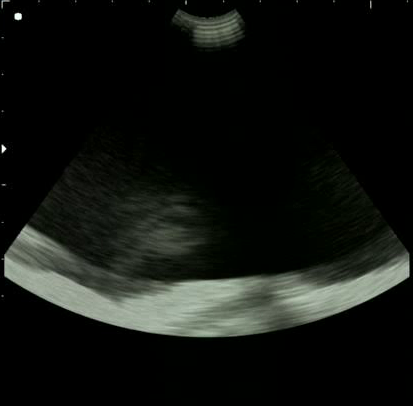
#> input picture final_1/input/cropped_frame_idx_50.png, 413 x 406 px, found by its file name
$ python proba.py
#> lines starting #> are read from the running program, lines starting #| are printed output that depends on the picture; after the words box and inside, x2 and y2 are one past the last pixel; in counts of white or black regions, pixels touching at a corner belong together; long printed decimals are rounded
### final_1/transform_project.py
import os
import numpy as np
import scipy.signal
import math as m
from PIL import Image
import matplotlib.pyplot as plt

def convert_to_grayscale(image):
    return np.array(image.convert("L"))


def detect_cm_marks(gray_array):
    def find(line):
        marks, prev = [], False
        for i, val in enumerate(line):
            curr = val > 10
            dist = True
            if marks: dist = i - marks[-1] > 10
            if curr and not prev and dist:
                marks.append(i)
            prev = curr
#> this loop made 406 passes
#> (val, curr, dist, prev) on passes 1 to 8: (124, True, True, True), (174, True, False, True), (138, True, False, True), (129, True, False, True), (132, True, False, True), (134, True, False, True), (141, True, False, True), (110, True, False, True)
#> after the loop, marks = [0, 37, 72, 110, 144, 184, 221, 254, 294]
        print(marks)
#| [0, 37, 72, 110, 144, 184, 221, 254, 294]
        return marks

    rows = find(gray_array[:,2])
#> rows = [0, 37, 72, 110, 144, 184, 221, 254, 294]
    cols = find(gray_array[2])
#> the loop in find (call 2), `for i, val in enumerate(line):` made 413 passes
#> (val, curr, dist, prev) on passes 1 to 8: (1, False, True, False), (85, True, True, True), (138, True, False, True), (7, False, False, False), (0, False, False, False), (0, False, False, False), (0, False, False, False), (0, False, False, False)
#| [1, 38, 71, 112, 148, 184, 223, 259, 296, 333, 370, 407]
    d = ((rows[-1] - rows[1]) + (cols[-1] - cols[1])) / (len(rows) + len(cols) - 4)
    print(d)
#| 36.824

    return d, rows, cols


def clean_image(gray_array):
    idx = np.where(np.sum(gray_array, axis=1) < 500)[0][0]
    img = gray_array[idx:, 6:].astype(float)
    img[(img > 200) | (img < 5)] = 0
    img[:100,:100], img[:100,-100:] = 0, 0
#> img: shape (398, 407) float64; min 0, max 196, mean 20.2

    return img, idx


def calculate_geometry(temp, d, alpha):
    row = np.where(np.sum(temp, axis = 1) > 200)[0][0]
    peaks = scipy.signal.find_peaks(temp[row], distance=50)[0]
    cln = peaks[abs(peaks) <= len(temp[0]) * 4 / 5]
    d_cm = abs(cln[0] - cln[1]) / (2 * d)
    offset_cm = d_cm / m.sin(alpha)
    r = np.where(temp[:, int(cln[0] + abs(cln[0] - cln[1]) / 2)] > 0)[0]

    return offset_cm * d, r[-1] - r[0], offset_cm, (r[-1] - r[0]) / d, r[0]


def compute_coordinate_grid(offset_cm, r_cm, d, temp, offset_px, first, alpha_deg, res):
    rows = np.arange(int(offset_cm*res), int(offset_cm*res + r_cm*res))[:, None]
    cols = np.linspace(-alpha_deg, alpha_deg, len(rows))
    Th = cols * m.pi / 180
    X, Y = np.sin(Th) * rows, np.cos(Th) * rows

    return X / res * d + temp.shape[1]/2, Y / res * d - (offset_px - first)


def trilinear_interpolation(X, Y, temp):
    X = np.clip(X, 0, temp.shape[0]-2)
    Y = np.clip(Y, 0, temp.shape[1]-2)

    Xl = np.floor(X).astype(int)
    Xr = Xl + 1
    Yt = np.floor(Y).astype(int)
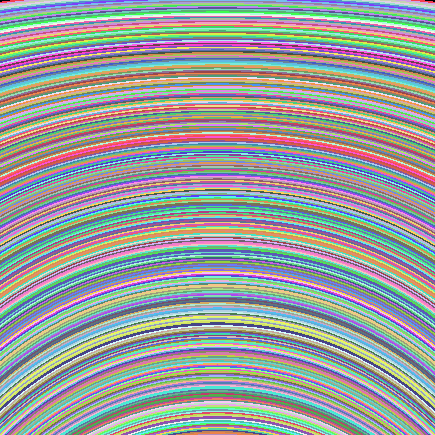
#> Yt: shape (435, 435) int64; 329 distinct labels, from 0 to 328; one colour per label, 0 black
    Yb = Yt + 1
#> Yb: shape (435, 435) int64; 329 distinct labels, from 1 to 329

    dx = X - Xl
    dy = Y - Yt
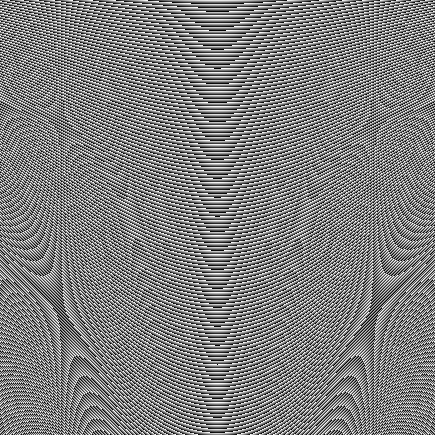
#> dy: shape (435, 435) float64; min 1.52e-06, max 1, mean 0.5

    intensity = (
        (1 - dx) * (1 - dy) * temp[Yt, Xl] +
        (dx * (1 - dy)) * temp[Yt, Xr] +
        (1 - dx) * dy * temp[Yb, Xl] +
        (dx * dy) * temp[Yb, Xr]
    )
#| 8.717 1.302

    return np.clip(intensity, 0, 255)


def transform(path, alpha_deg, res):
    gray = convert_to_grayscale(Image.open(path))
    d, rows, cols = detect_cm_marks(gray)
    #alpha_deg = 31.5
    alpha = alpha_deg/180*m.pi
    temp, gray_idx = clean_image(gray)
    offset_px, r_px, offset_cm, r_cm, first = calculate_geometry(temp, d, alpha)

    X, Y = compute_coordinate_grid(offset_cm, r_cm, d, temp, offset_px, first, alpha_deg, res)
    intensity = trilinear_interpolation(X, Y, temp)

    depth = r_px / d

    return intensity, depth, offset_cm


# [2 lines that do not run on import are left out]

### final_1/masking.py
import cv2
import numpy as np

def mask(image, top_percent=0.93, top_margin=5, apply_closing=True):

#> called with top_percent = 0.93, top_margin = 5, apply_closing = True
    hist, bins = np.histogram(image.flatten(), bins=256, range=[0, 256])
    cdf = hist.cumsum()
    cdf_normalized = cdf / float(cdf[-1])

    threshold_idx = np.where(cdf_normalized >= top_percent)[0]
    threshold_value = threshold_idx[0] if threshold_idx.size > 0 else 255

    mask = (image >= threshold_value).astype(np.uint8) * 255
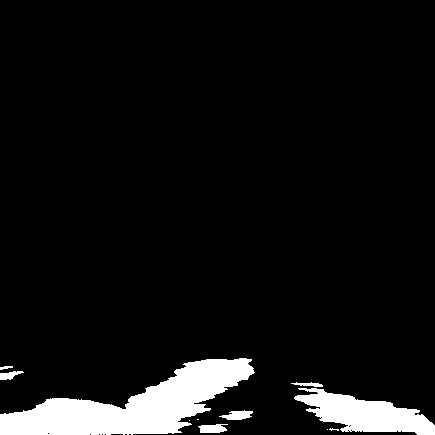
#> mask: shape (435, 435); 7.1% white; 11 white regions (4 under 20 px), largest, box (x1, y1, x2, y2) and area: (0, 358, 255, 435) 9141, (294, 388, 435, 435) 3533, (219, 410, 253, 420) 212

    if apply_closing:
        kernel = cv2.getStructuringElement(cv2.MORPH_ELLIPSE, (2,2))
        mask = cv2.morphologyEx(mask, cv2.MORPH_CLOSE, kernel)
#> mask: shape (435, 435); 7% white; 7 white regions (1 under 20 px), largest, box (x1, y1, x2, y2) and area: (0, 359, 255, 435) 9069, (292, 383, 435, 435) 3634, (220, 411, 254, 421) 213, (199, 425, 228, 434) 207, (0, 372, 24, 381) 129, (0, 367, 14, 371) 34

    num_labels, labels, stats, _ = cv2.connectedComponentsWithStats(mask, connectivity=8)
#> labels: shape (435, 435) int32; 8 distinct labels, from 0 to 7

    for i in range(1, num_labels):
        if stats[i][1] < top_margin:
            mask[labels == i] = 0

    height, width = mask.shape
    contour_mask = np.zeros_like(mask)
    for col in range(width):
        white_indices = np.where(mask[:, col] == 255)[0]
        if white_indices.size > 0:
            contour_mask[white_indices[0], col] = 255
#> contour_mask: shape (435, 435); 0.21% white in thin lines or dots, all inside (x1, y1, x2, y2) = (0, 359, 435, 426)

    dilation_kernel = cv2.getStructuringElement(cv2.MORPH_RECT, (3,3))
    dilated_mask = cv2.dilate(contour_mask, dilation_kernel, iterations=1)
#> dilated_mask: shape (435, 435); 0.77% white; 12 white regions (2 under 20 px), largest, box (x1, y1, x2, y2) and area: (23, 398, 127, 414) 365, (323, 389, 422, 413) 339, (183, 358, 254, 366) 229
    smooth_mask = cv2.GaussianBlur(dilated_mask, (5,5), 0)
    smooth_mask[dilated_mask == 255] = 255
#> smooth_mask: shape (435, 435); min 0, max 255, mean 2.4
    smooth_mask_normalized = smooth_mask.astype(np.float32) / 255.0
    masked_image = (image.astype(np.float32) * smooth_mask_normalized).astype(np.uint8)

    return masked_image

### final_1/transform_back_project.py
import matplotlib.pyplot as plt
import numpy as np
from typing import Tuple

def read_png(path):
    img = plt.imread(path)
    return img

# [4 lines left out: function read_png_colored, not called in this run]


class VolumeTransformer:
    def __init__(self, frame_width: int, frame_depth: int, depth: float, thetas: Tuple[float, float],offset: float, resolution: float, straighten_volume=False):
        """
        Initializes the TransformVolume object.

        Args:
            frame_width (int): The width of the frame.
            frame_height (int): The height of the frame.
            frame_depth (int): The depth of the frame.
            depth (float): Depth of the frustum.
            thetas (Tuple[float, float]): The range of theta values.
            phis (Tuple[float, float]): The range of phi values.
            offset (float): The offset value between the top of the frame and the US source.
            resolution (float): The resolution value that could be used to upscale or downscale the output volume.
            straighten_volume (bool, optional): If this is set to True, the volume will be straightened. Defaults to False.
        """
        self.depth = depth
        self.thetas = thetas
        if straighten_volume:
            self.thetas = np.array([-abs(thetas[1]-thetas[0])/2, abs(thetas[1]-thetas[0])/2])
        self.offset = offset
        self.resolution = resolution

        self.frame_width, self.frame_depth = frame_width, frame_depth
        self.frame_THETA = np.linspace(self.thetas[0], self.thetas[1], self.frame_width)
        self.frame_R = np.linspace(offset, depth+offset, self.frame_depth)

        self.create_image_volume()
        self.find_nearest()

    def transform_spherical_to_cartesian(self,R: np.ndarray, THETA: np.ndarray) -> Tuple[np.ndarray, np.ndarray]:
        """
        Transforms spherical coordinates to Cartesian coordinates.

        Args:
            R (np.ndarray): Array of radial distances.
            THETA (np.ndarray): Array of polar angles.

        Returns:
            Tuple[np.ndarray, np.ndarray, np.ndarray]: Tuple containing the X, Y, and Z coordinates in Cartesian space.

        All parameters and return values have dr x dtheta x dphi dimensions
        """

        Z = np.cos(THETA)*R
        X = np.sin(THETA)*R

        return X, Z

    def transform_cartesian_to_spherical(self, X: np.ndarray, Z: np.ndarray) -> Tuple[np.ndarray, np.ndarray]:
        """
        Transforms Cartesian coordinates to spherical coordinates.

        Parameters:
        X (np.ndarray): Array of X coordinates.
        Y (np.ndarray): Array of Y coordinates.
        Z (np.ndarray): Array of Z coordinates.

        Returns:
        Tuple[np.ndarray, np.ndarray, np.ndarray]: Tuple containing the transformed R, THETA, and PHI coordinates.

        All parameters and return values have dr x dtheta x dphi dimensions
        """

        R = np.sqrt(X**2  + Z**2)
        THETA = np.zeros(R.shape)
        THETA[R>0] = np.arcsin(X[R>0]/R[R>0])

        return R, THETA

    def create_image_volume(self):
        """
        Create the cartesian and equivalent spherical coordinates of the image volume, and a mask for the cone of interest
        """

        R, THETA = np.meshgrid(self.frame_R, self.frame_THETA,  indexing='ij')
        X, Z = self.transform_spherical_to_cartesian(R, THETA)
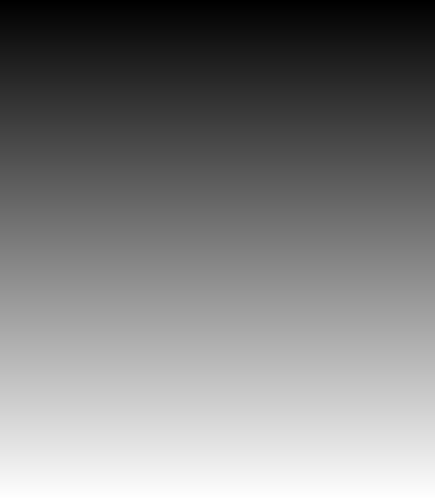
#> R: shape (499, 435) float64; min 0, max 8.72, mean 4.36; drawn with min black and max white
        x_min = np.min(X)
        x_max = np.max(X)
        z_max = np.max(Z)

        x_len = int(np.ceil((x_max-x_min)/self.resolution+1))
        z_len = int(np.ceil(z_max/self.resolution+1))

        X = np.linspace(x_min, x_max, x_len)
        X = np.tile(X, (z_len, 1)).T
        Z = np.linspace(0, z_max, z_len)
        Z = np.tile(Z, (x_len, 1))

        R, THETA = self.transform_cartesian_to_spherical(X,Z)
#> in transform_cartesian_to_spherical, `THETA[R>0] = np.arcsin(X[R>0]/R[R>0])`:
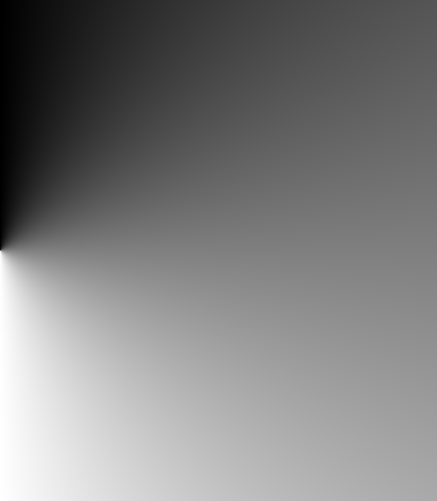
#> THETA: shape (1002, 873) float64 (shown at 1/2 size); min -1.57, max 1.57, mean -1.27e-16; drawn with min black and max white
#> X: shape (1002, 873) float64

        THETA_small = (THETA < np.min(self.thetas))#-0.05)
        THETA_large = (THETA > np.max(self.thetas))#+0.025)
        R_large = (R > self.depth+self.offset)
#> R_large: shape (1002, 873) bool; 5.9% white; 1 white region, box (x1, y1, x2, y2) and area: (715, 0, 873, 1002) 51236

        cone_mask = (THETA_small | THETA_large | R_large)
#> cone_mask: shape (1002, 873) bool; 46.9% white; 1 white region, box (x1, y1, x2, y2) and area: (0, 0, 873, 1002) 409960

        self.image_shape = X.shape
        self.image_R = R[cone_mask == False]
        self.image_THETA = THETA[cone_mask == False]
        self.cone_mask_indices = np.where(cone_mask == False)

    def find_nearest(self):
        """
        Find the 4 nearest indices and values for the trilinear interpolation, and assing a weight to each value
        """

        dR = np.mean(np.diff(self.frame_R))
        dTHETA = np.mean(np.diff(self.frame_THETA))

        THETA_l_ind = np.floor((self.image_THETA - self.frame_THETA[0])/dTHETA).astype(int)
        THETA_l_ind[THETA_l_ind < 0] = 0
        THETA_l_ind[THETA_l_ind >= self.frame_width-1] = self.frame_width-2
        THETA_l_val = self.frame_THETA[THETA_l_ind]
        THETA_r_ind = THETA_l_ind + 1
        THETA_r_val = self.frame_THETA[THETA_r_ind]

        R_l_ind = np.floor((self.image_R - self.frame_R[0])/dR).astype(int)
        R_l_ind[R_l_ind < 0] = 0
        R_l_ind[R_l_ind >= self.frame_depth-1] = self.frame_depth-2
        R_l_val = self.frame_R[R_l_ind]
        R_r_ind = R_l_ind + 1
        R_r_val = self.frame_R[R_r_ind]

        left_Theta = self.image_THETA - THETA_l_val
        right_Theta = THETA_r_val - self.image_THETA
        R_m = -(2*self.image_R*(np.cos(right_Theta)-np.cos(left_Theta))) / (np.power(2*np.sin((THETA_r_val - THETA_l_val)/2),2)*(np.sin(right_Theta) - np.sin(left_Theta))/(np.sin(right_Theta) + np.sin(left_Theta)))
        R_m[np.cos(right_Theta)==np.cos(left_Theta)] = self.image_R[np.cos(right_Theta)==np.cos(left_Theta)]/np.cos(dTHETA/2)
        self.THETA_l_ind = THETA_l_ind
        self.THETA_r_ind = THETA_r_ind
        self.R_l_ind = R_l_ind
        self.R_r_ind = R_r_ind

        self.w1 = (R_r_val - R_m)/(R_r_val - R_l_val)
        self.w2 = 1 - self.w1
        w3_a = np.sin(right_Theta)
        w3_b = np.sin(left_Theta)
        self.w3 = w3_a/(w3_a + w3_b)
        self.w4 = 1 - self.w3


    def trilinear_interpolation(self,frame: np.ndarray) -> np.ndarray:
        """
        Perform trilinear interpolation on the input frame using the 8 neighrest indices and the corresponding weights.
        """

        A = frame[self.THETA_l_ind,  self.R_l_ind]
        B = frame[self.THETA_r_ind,  self.R_l_ind]
        C = frame[self.THETA_r_ind,  self.R_l_ind]
        D = frame[self.THETA_r_ind,  self.R_r_ind]

        interpolated_frame = np.zeros(self.image_shape)
        to_fill = self.w1*(self.w3*A + self.w4*B) + self.w2*(self.w3*C + self.w4*D)
        interpolated_frame[self.cone_mask_indices] = to_fill
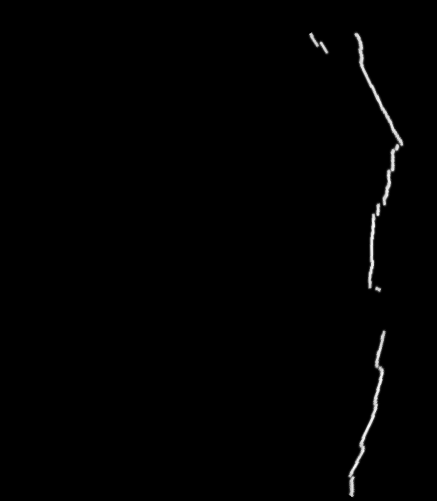
#> interpolated_frame: shape (1002, 873) float64 (shown at 1/2 size); min -0.000776, max 177.8, mean 1.2; drawn with min black and max white

        return interpolated_frame


def interp_img(frame, depth, alpha, offset_frame, offset=0, resolution=0.01):
    """
    Interpolates the image using the VolumeTransformer class.

    Args:
        path (str): Path to the image file.
        depth (float): Depth of the frustum.
        thetas (Tuple[float, float]): The range of theta values.
        alpha (float): Half angle of the ultrasound device in radians.
        offset (float): Offset value between the top of the frame and the US source.
        offset_frame (float): Offset value for the frame.
        resolution (float): Resolution value for upscaling or downscaling.

    Returns:
        np.ndarray: Interpolated frame.
    """
    thetas = (-alpha, alpha)
    offset = 0

    # Read and process the image
    frame = frame.T
    frame_width, frame_depth = frame.shape

    # Create padded frame
    offset_row = int(frame_depth / depth * offset_frame)
    padded_frame = np.zeros((frame_width, offset_row + frame_depth))
    padded_frame[:, offset_row:] = frame[:, :]

    # Update depth
    frame = padded_frame
    frame_depth = frame.shape[1]  # must match actual depth now

    # Pass correct dimensions
    transformer = VolumeTransformer(frame_width, frame_depth, depth, thetas, offset, resolution, straighten_volume=True)

    interpolated_frame = transformer.trilinear_interpolation(frame.astype(np.float32))

    return interpolated_frame.T


# [2 lines that do not run on import are left out]

### final_1/proba.py
from transform_back_project import interp_img
from transform_project import transform
from masking import mask
import numpy as np
import matplotlib.pyplot as plt


path = "input\\cropped_frame_idx_50.png"
alpha_deg = 35
resolution = 50


alpha_rad = alpha_deg/180*np.pi

transformed_image, depth, offset = transform(path, alpha_deg, resolution)
print(depth, offset)
plt.imshow(transformed_image, cmap="gray")
plt.show()

masked_image = mask(transformed_image)
plt.imshow(masked_image, cmap="gray")
plt.show()

final_image = interp_img(masked_image, depth, alpha_rad, offset)
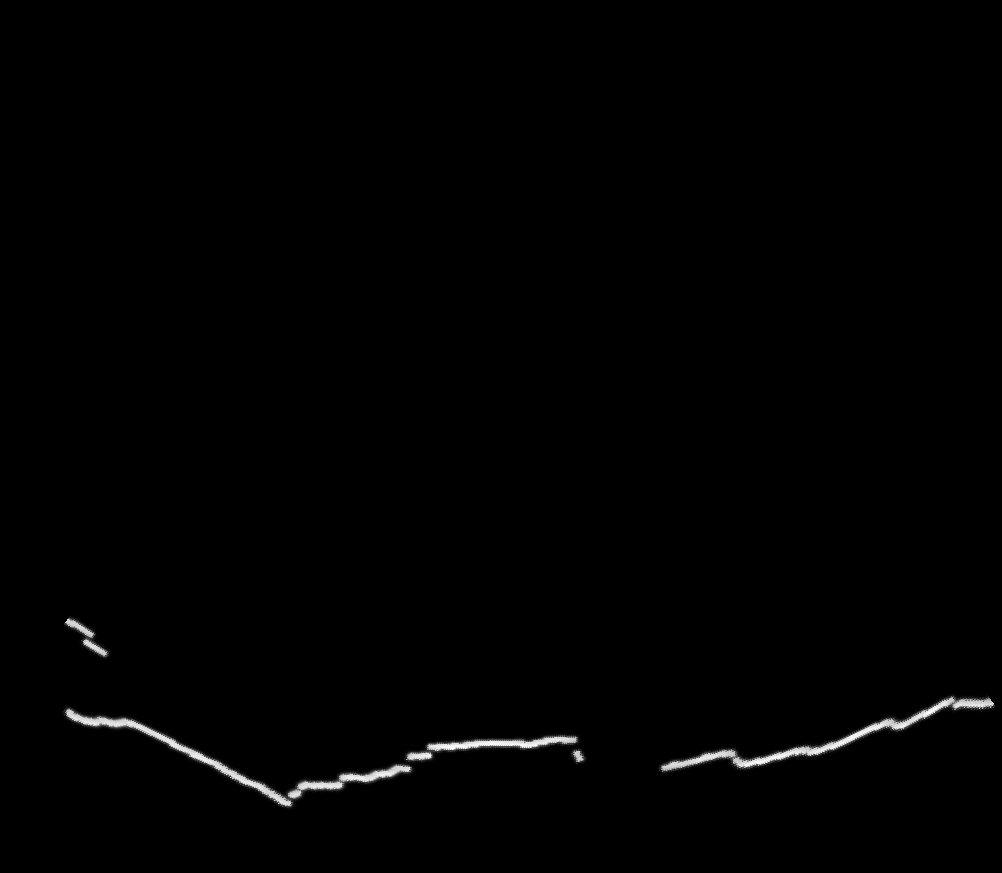
#> final_image: shape (873, 1002) float64; min -0.000776, max 177.8, mean 1.2; drawn with min black and max white
plt.imshow(final_image, cmap="gray")
plt.show()

$ run again, with final_1/input/cropped_frame_idx_100.png copied over final_1/input/cropped_frame_idx_50.png
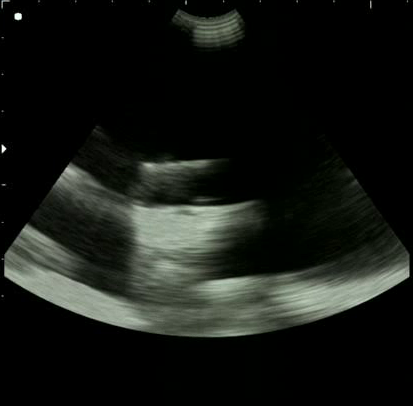
#> input picture final_1/input/cropped_frame_idx_100.png, 413 x 406 px, found by its file name
#> the loop in find, `for i, val in enumerate(line):` made 406 passes
#> (val, curr, dist, prev) on passes 1 to 8: (126, True, True, True), (174, True, False, True), (134, True, False, True), (130, True, False, True), (132, True, False, True), (132, True, False, True), (143, True, False, True), (111, True, False, True)
#> after the loop in find, `for i, val in enumerate(line):`: marks = [0, 37, 72, 110, 144, 184, 221, 254, 294]
#| [0, 37, 72, 110, 144, 184, 221, 254, 294]
#> the loop in find (call 2), `for i, val in enumerate(line):` made 413 passes
#> (val, curr, dist, prev) on passes 1 to 8: (1, False, True, False), (84, True, True, True), (134, True, False, True), (4, False, False, False), (0, False, False, False), (0, False, False, False), (0, False, False, False), (0, False, False, False)
#| [1, 38, 71, 112, 148, 184, 223, 259, 296, 333, 370, 407]
#| 36.824
#> Yt: shape (434, 434) int64; 328 distinct labels, from 0 to 327
#> Yb: shape (434, 434) int64; 328 distinct labels, from 1 to 328
#| 8.690 1.302
#> in mask, `mask = (image >= threshold_value).astype(np.uint8) * 255`:
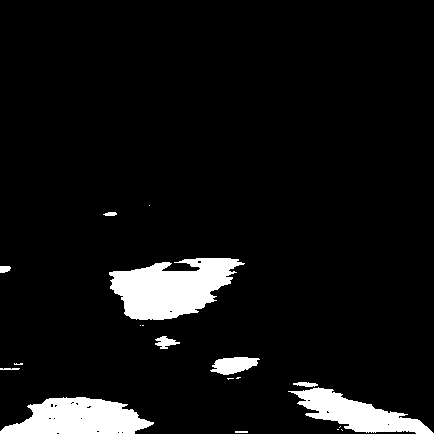
#> mask: shape (434, 434); 7.1% white; 19 white regions (9 under 20 px), largest, box (x1, y1, x2, y2) and area: (109, 258, 245, 320) 5341, (0, 397, 154, 434) 3913, (288, 387, 434, 434) 3011
#> labels: shape (434, 434) int32; 18 distinct labels, from 0 to 17
#> dilated_mask: shape (434, 434); 0.78% white; 13 white regions (2 under 20 px), largest, box (x1, y1, x2, y2) and area: (293, 382, 409, 417) 420, (27, 397, 105, 408) 266, (174, 258, 246, 266) 234
#> R_large: shape (998, 871) bool; 5.9% white; 2 white regions, box (x1, y1, x2, y2) and area: (713, 0, 871, 498) 25450, (713, 500, 871, 998) 25450
#> cone_mask: shape (998, 871) bool; 46.9% white; 1 white region, box (x1, y1, x2, y2) and area: (0, 0, 871, 998) 407378
#> `final_image = interp_img(masked_image, depth, alpha_rad, offset)`:
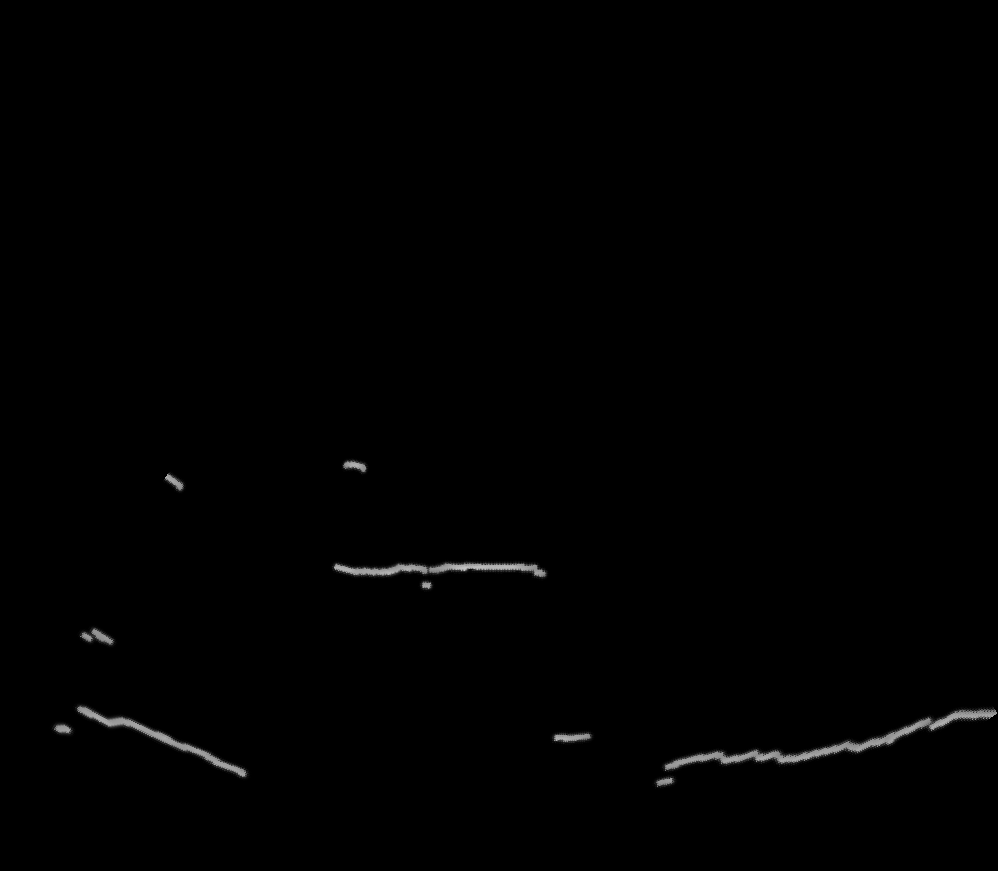
#> final_image: shape (871, 998) float64; min 0, max 197.1, mean 1.2
